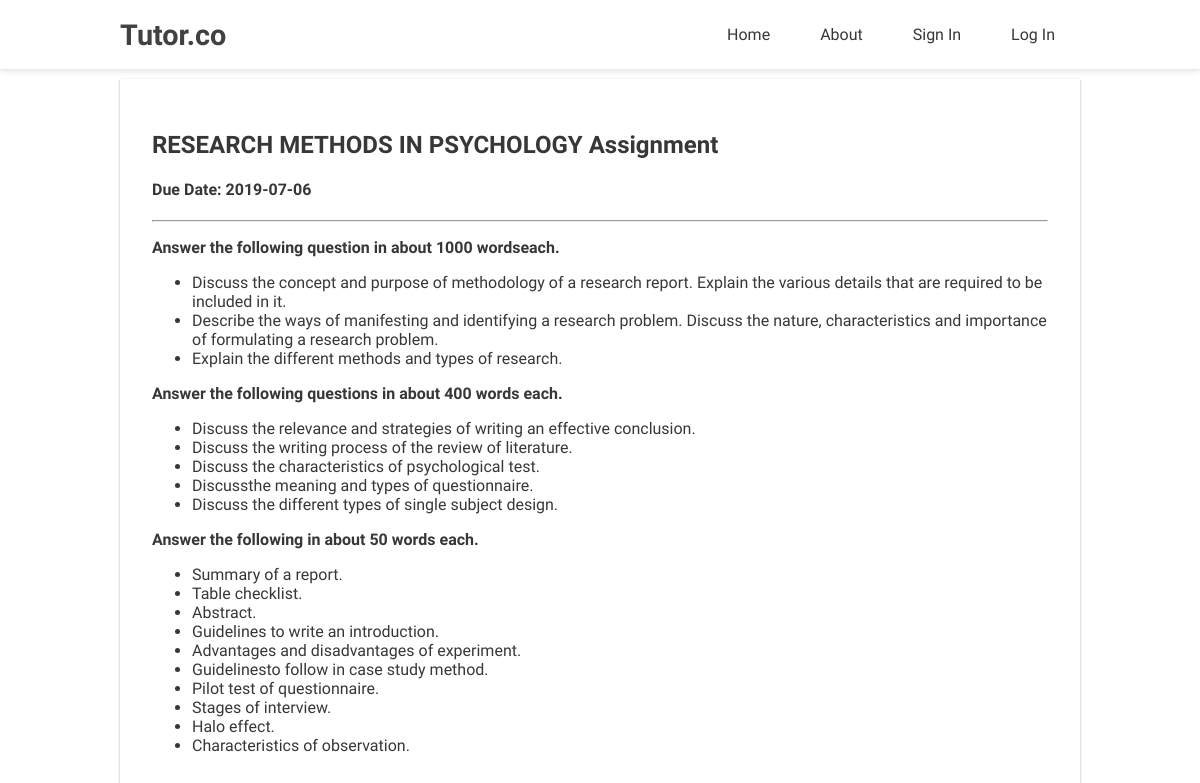
Page /view.php?id=4 on the committed database.
### tables this page shows
CREATE TABLE `assignment` (
  `id` int(100) NOT NULL,
  `title` varchar(100) NOT NULL,
  `description` varchar(30000) NOT NULL,
  `duedate` varchar(100) NOT NULL,
  `user_role` int(10) NOT NULL
);

### view.php (the view, shortened to what this page needs)
<?php
    include("config/db.php");
    include("include/header.php");
?>
    <div class="container">
        <?php
            $id = $_GET['id'];
            $sql = "SELECT * FROM assignment WHERE id = '$id'";
            $result = mysqli_query($conn, $sql) or die('Error');
            if (mysqli_num_rows($result) > 0) {
                while ($row = mysqli_fetch_assoc($result)) {
                    $title = $row['title'];
                    $duedate = $row['duedate'];
                    $description = $row['description'];
        ?>
                    <div class="assignment-card" id="data">
                        <h2><?php echo $title; ?></h2>
                        <h4>Due Date: <?php echo $duedate; ?></h4>
                        <hr>
                        <div><?php echo $description; ?></div>
                    </div>
        <?php
                }
            }
            else {
                $error = 'No assignments';
            }
        ?>
    </div>
<?php
    include("include/footer.php");
?>

### css/main.css (style rules this page uses)
html, body { margin: 0; padding: 0; color: #373738; background: #fff; font-family: 'Varela Round', sans-serif; scroll-behavior: smooth; }
.container { width: 80%; margin: 0 auto; }
.assignment-card { padding: 2em; margin-top: 10px; background-color: #fff; box-shadow: 0 1px 3px rgba(0,0,0,0.12), 0 1px 2px rgba(0,0,0,0.24); transition: all .3s ease-in-out; }
#data { animation: dataIn 1s ease-in-out forwards; -webkit-animation: dataIn 1s ease-in-out forwards; opacity: 0; }

### rows in the picture
assignment: title "RESEARCH METHODS IN PSYCHOLOGY Assignment", duedate "2019-07-06", description "Answer the following question in about 1000 wordseach. Discuss the concept and purpose of methodology of a research report. Explain the various details that are required to be included in it. Describe the ways of manifesting and identifying a research problem. Discuss the nature, characteristics and importance of formulating a research problem. Explain the different methods and types of research. Answer the following questions in about 400 words each. Discuss the relevance and strategies of writing an effective conclusion. Discuss the writing process of the review of literature. Discuss the characteristics of psychological test. Discussthe meaning and types of questionnaire. Discuss the…"
